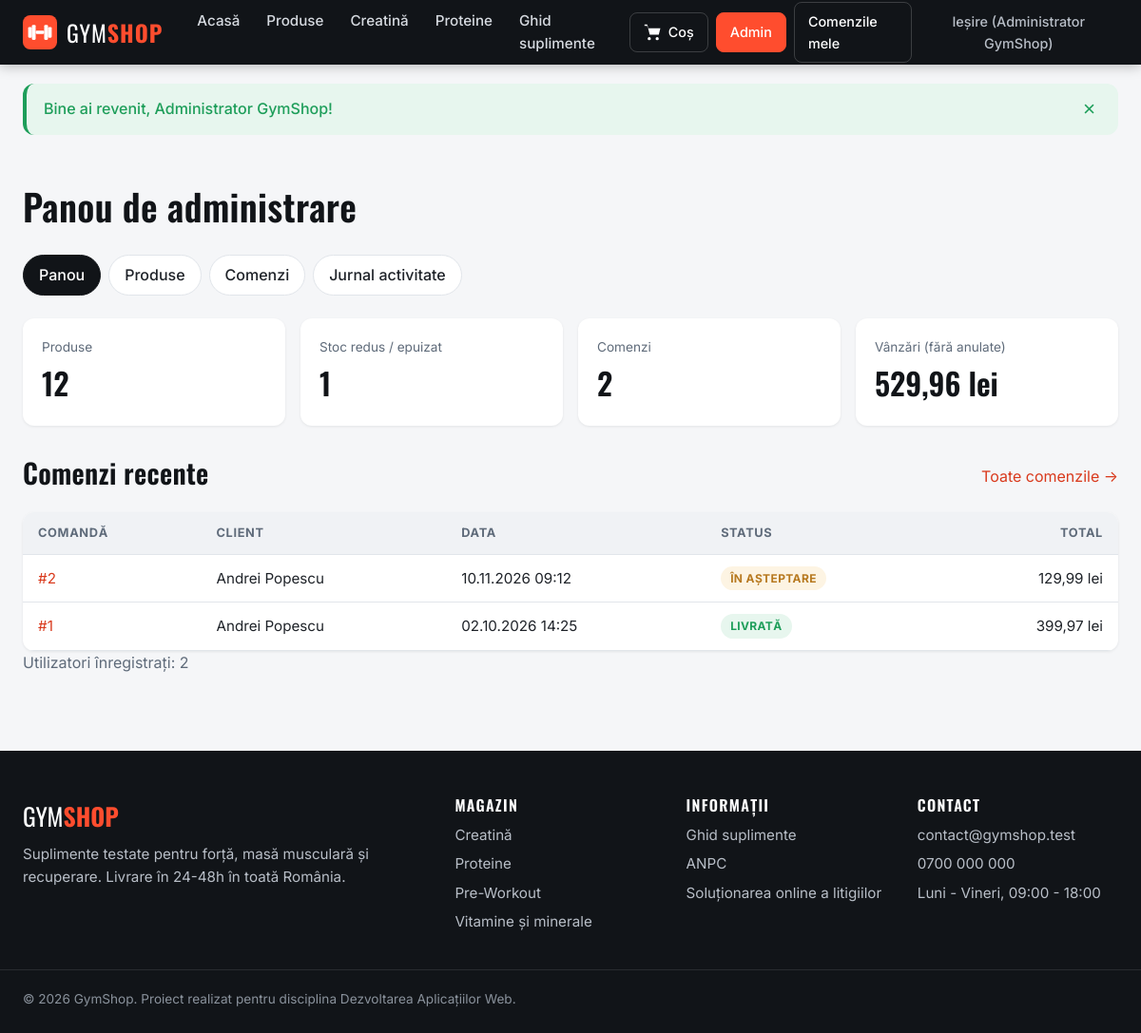
The page /admin (signed in) on the database its author committed.
### tables this page shows
CREATE TABLE orders (
    id               INT UNSIGNED AUTO_INCREMENT PRIMARY KEY,
    user_id          INT UNSIGNED NOT NULL,
    status           ENUM ('pending', 'processing', 'shipped', 'delivered', 'cancelled') NOT NULL DEFAULT 'pending',
    shipping_address VARCHAR(255) NOT NULL,
    phone            VARCHAR(20)  NOT NULL,
    created_at       DATETIME     NOT NULL DEFAULT CURRENT_TIMESTAMP,
    CONSTRAINT fk_orders_user FOREIGN KEY (user_id) REFERENCES users (id)
);

CREATE TABLE users (
    id            INT UNSIGNED AUTO_INCREMENT PRIMARY KEY,
    role_id       TINYINT UNSIGNED NOT NULL,
    full_name     VARCHAR(100)     NOT NULL,
    email         VARCHAR(150)     NOT NULL,
    password_hash VARCHAR(255)     NOT NULL,
    created_at    DATETIME         NOT NULL DEFAULT CURRENT_TIMESTAMP,
    CONSTRAINT uq_users_email UNIQUE (email),
    CONSTRAINT fk_users_role FOREIGN KEY (role_id) REFERENCES roles (id)
);

### app/Core/View.php (called while the page is built, shortened)
<?php
final class View
{
    public static function render(string $view, array $data = [], ?string $layout = 'layouts/main'): string
    {
        $content = self::renderFile($view, $data);
        return self::renderFile($layout, array_merge(self::getSharedData(), $data, ['content' => $content]));
    }
    private static function getSharedData(): array
    {
        $session = new Session();
        return [
            'appName' => Config::get('app.name', 'GymShop'),
            'currentUser' => (new Auth($session))->user(),
            'cartCount' => Cart::fromSession()->getTotalQuantity(),
            'flashMessages' => $session->pullFlashMessages(),
        ];
    }
    public static function renderFile(string $view, array $data = []): string
    {
        $file = BASE_PATH . '/app/Views/' . $view . '.php';
        extract($data, EXTR_SKIP);
        require $file;
        return (string) ob_get_clean();
    }
}

### app/Controllers/Admin/AdminController.php (called while the page is built, shortened)
<?php
abstract class AdminController extends Controller
{
    protected function renderAdmin(string $view, string $activeSection, array $data = [], int $statusCode = 200): void
    {
        $this->render($view, array_merge($data, ['activeSection' => $activeSection]), $statusCode);
    }
}

### app/Controllers/Admin/AdminDashboardController.php (called while the page is built, shortened)
<?php
final class AdminDashboardController extends AdminController
{
    public function index(): void
    {
        $pdo = Database::getConnection();
        $productRepository = new ProductRepository($pdo);
        $orderRepository = new OrderRepository($pdo);
        $userRepository = new UserRepository($pdo);
        $this->renderAdmin('admin/dashboard', 'dashboard', [
            'pageTitle' => 'Panou de administrare',
            'productCount' => $productRepository->countAll(),
            'lowStockCount' => $productRepository->countLowStock(),
            'orderCount' => $orderRepository->countAll(),
            'userCount' => $userRepository->countAll(),
            'revenue' => $orderRepository->getTotalRevenue(),
            'recentOrders' => array_slice($orderRepository->findAll(), 0, 5),
        ]);
    }
}

### app/Core/Router.php (called while the page is built, shortened)
<?php
final class Router
{
    private array $routes = [];
    public function addRoute(string $method, string $path, array $handler): void
    {
        $pattern = preg_replace('#\{([a-zA-Z]+)\}#', '(?P<$1>[^/]+)', $path);
        $this->routes[] = [
            'method' => strtoupper($method),
            'path' => $path,
            'pattern' => '#^' . $pattern . '$#',
            'handler' => $handler,
        ];
    }
    public function match(string $method, string $path): array
    {
        foreach ($this->routes as $route) {
            if ($route['method'] !== strtoupper($method)) {
                continue;
            }
            if (preg_match($route['pattern'], $path, $matches) === 1) {
                $params = array_filter($matches, 'is_string', ARRAY_FILTER_USE_KEY);
                return ['handler' => $route['handler'], 'params' => array_map('urldecode', $params)];
            }
        }
        throw new NotFoundException();
    }
    public function dispatch(Request $request): void
    {
        $route = $this->match($request->getMethod(), $request->getPath());
        [$controllerClass, $action] = $route['handler'];
        $controller = new $controllerClass($request);
        $controller->$action(...array_values($route['params']));
    }
}

### public/index.php (called while the page is built, shortened)
<?php
$router = new Router();
$request = Request::fromGlobals((string) Config::get('app.baseUrl', ''));
try {
    $router->dispatch($request);
} catch (Throwable $exception) {
    ErrorHandler::handle($exception, $request);
}

### app/helpers.php (called while the page is built, shortened)
<?php
if (!function_exists('e')) {
    function e(string|int|float|null $value): string
    {
        return htmlspecialchars((string) $value, ENT_QUOTES | ENT_SUBSTITUTE, 'UTF-8');
    }
}
if (!function_exists('url')) {
    function url(string $path = '/'): string
    {
        $baseUrl = rtrim((string) Config::get('app.baseUrl', ''), '/');
        return $baseUrl . '/' . ltrim($path, '/');
    }
}
if (!function_exists('formatPrice')) {
    function formatPrice(float $amount): string
    {
        return number_format($amount, 2, ',', '.') . ' lei';
    }
}

### app/Core/Config.php (called while the page is built, shortened)
<?php
final class Config
{
    private static array $items = [];
    public static function load(array $items): void
    {
        self::$items = $items;
    }
    public static function get(string $key, mixed $default = null): mixed
    {
        $value = self::$items;
        foreach (explode('.', $key) as $segment) {
            $value = $value[$segment];
        }
        return $value;
    }
    public static function set(string $key, mixed $value): void
    {
        $current = &self::$items;
    }
}

### app/Models/Order.php (called while the page is built, shortened)
<?php
class Order extends Model
{
    public function __construct(
        ?int $id,
        private int $userId,
        private string $status,
        private string $shippingAddress,
        private string $phone,
        private ?string $createdAt = null,
        private float $total = 0.0,
        private ?string $customerName = null,
        private ?string $customerEmail = null
    ) {
        $this->id = $id;
    }
    public function getStatus(): string
    {
        return $this->status;
    }
    public function getStatusLabel(): string
    {
        return self::STATUS_LABELS[$this->status] ?? $this->status;
    }
    public function getCreatedAt(): ?string
    {
        return $this->createdAt;
    }
    public function getCustomerName(): ?string
    {
        return $this->customerName;
    }
    public function getTotal(): float
    {
        return round($this->total, 2);
    }
}

### app/Repositories/OrderRepository.php (called while the page is built, shortened)
<?php
class OrderRepository extends BaseRepository
{
    public function findAll(): array
    {
        $statement = $this->pdo->query(self::SELECT_WITH_TOTAL . self::GROUP_BY . ' ORDER BY o.created_at DESC, o.id DESC');
        return $this->mapRows($statement->fetchAll());
    }
}

### app/Models/Model.php (called while the page is built, shortened)
<?php
abstract class Model
{
    protected ?int $id = null;
    public function getId(): ?int
    {
        return $this->id;
    }
}

### app/Views/admin/dashboard.php (the view, shortened to what this page needs)
<div class="container">
    <header class="page-header">
        <h1>Panou de administrare</h1>
    </header>
    <?= App\Core\View::renderFile('admin/partials/nav', ['activeSection' => $activeSection]) ?>
    <div class="stats-grid">
        <div class="stat-card">
            <span class="stat-card__label">Produse</span>
            <span class="stat-card__value"><?= e($productCount) ?></span>
        </div>
        <div class="stat-card">
            <span class="stat-card__label">Stoc redus / epuizat</span>
            <span class="stat-card__value"><?= e($lowStockCount) ?></span>
        </div>
        <div class="stat-card">
            <span class="stat-card__label">Comenzi</span>
            <span class="stat-card__value"><?= e($orderCount) ?></span>
        </div>
        <div class="stat-card">
            <span class="stat-card__label">Vânzări (fără anulate)</span>
            <span class="stat-card__value"><?= e(formatPrice($revenue)) ?></span>
        </div>
    </div>
    <section aria-labelledby="recent-orders-title">
        <div class="section-header">
            <h2 id="recent-orders-title">Comenzi recente</h2>
            <a href="<?= url('/admin/orders') ?>">Toate comenzile &rarr;</a>
        </div>
        <div class="table-wrapper">
            <table class="table table--responsive">
                <thead>
                <tr>
                    <th scope="col">Comandă</th>
                    <th scope="col">Client</th>
                    <th scope="col">Data</th>
                    <th scope="col">Status</th>
                    <th scope="col" class="numeric">Total</th>
                </tr>
                </thead>
                <tbody>
                <?php foreach ($recentOrders as $order): ?>
                    <tr>
                        <td data-label="Comandă"><a href="<?= url('/orders/' . $order->getId()) ?>">#<?= e($order->getId()) ?></a></td>
                        <td data-label="Client"><?= e($order->getCustomerName()) ?></td>
                        <td data-label="Data"><?= e(date('d.m.Y H:i', strtotime((string) $order->getCreatedAt()))) ?></td>
                        <td data-label="Status"><span class="badge badge--status-<?= e($order->getStatus()) ?>"><?= e($order->getStatusLabel()) ?></span></td>
                        <td data-label="Total" class="numeric"><?= e(formatPrice($order->getTotal())) ?></td>
                    </tr>
                <?php endforeach; ?>
                </tbody>
            </table>
        </div>
        <p class="text-muted">Utilizatori înregistrați: <?= e($userCount) ?></p>
    </section>
</div>

### public/assets/css/main.css (style rules this page uses)
:root { --color-ink: #111418; --color-ink-soft: #1c2027; --color-background: #f5f6f8; --color-surface: #ffffff; --color-text: #1f2329; --color-muted: #5f6b7a; --color-border: #e1e5ea; --color-accent: #ff4d2e; --color-accent-dark: #d93a1d; --color-accent-soft: #fff0ec; --color-success: #1e9e5a; --color-success-soft: #e7f6ee; --color-warning: #b7791f; --color-warning-soft: #fdf4e3; --color-danger: #d93636; --color-danger-soft: #fdecec; --color-info-soft: #e8f1fd; --font-body: "Inter", system-ui, -apple-system, "Segoe UI", Roboto, sans-serif; --font-heading: "Oswald", "Arial Narrow", Arial, sans-serif; --radius-small: 8px; --radius: 12px; --radius-large: 20px; --shadow-small: 0 1px 3px rgba(17, 20, 24, 0.08); --shadow: 0 8px 24px rgba(17, 20, 24, 0.08); --shadow-large: 0 18px 40px rgba(17, 20, 24, 0.16); --container-width: 1200px; --header-height: 68px; --transition: 0.2s ease; }
*, *::before, *::after { box-sizing: border-box; }
html { scroll-behavior: smooth; }
body { margin: 0; min-height: 100vh; display: flex; flex-direction: column; font-family: var(--font-body); font-size: 16px; line-height: 1.6; color: var(--color-text); background-color: var(--color-background); }
h1, h2, h3, h4 { font-family: var(--font-heading); font-weight: 600; line-height: 1.2; letter-spacing: 0.01em; margin: 0 0 0.6em; color: var(--color-ink); }
h1 { font-size: 2.4rem; }
h2 { font-size: 1.8rem; }
p { margin: 0 0 1em; }
a { color: var(--color-accent-dark); text-decoration: none; transition: color var(--transition); }
.container { width: 100%; max-width: var(--container-width); margin: 0 auto; padding: 0 24px; }
.section-header { display: flex; align-items: flex-end; justify-content: space-between; gap: 16px; margin-bottom: 24px; }
.section-header h2 { margin: 0; }
.text-muted { color: var(--color-muted); }

### public/assets/css/components.css (style rules this page uses)
.page-header { padding: 40px 0 24px; }
.page-header h1 { margin-bottom: 4px; }
.badge { display: inline-block; padding: 3px 10px; border-radius: 999px; font-size: 0.75rem; font-weight: 700; letter-spacing: 0.03em; text-transform: uppercase; background-color: var(--color-accent-soft); color: var(--color-accent-dark); }
.badge--status-pending { background-color: var(--color-warning-soft); color: var(--color-warning); }
.badge--status-delivered { background-color: var(--color-success-soft); color: var(--color-success); }
.table-wrapper { width: 100%; overflow-x: auto; border-radius: var(--radius); background-color: var(--color-surface); box-shadow: var(--shadow-small); }
.table { width: 100%; border-collapse: collapse; font-size: 0.95rem; }
.table th, .table td { padding: 12px 16px; text-align: left; border-bottom: 1px solid var(--color-border); vertical-align: middle; }
.table th { background-color: #f0f2f5; font-size: 0.8rem; font-weight: 700; letter-spacing: 0.05em; text-transform: uppercase; color: var(--color-muted); }
.table .numeric { text-align: right; white-space: nowrap; }
.stats-grid { display: grid; grid-template-columns: repeat(4, 1fr); gap: 16px; margin-bottom: 32px; }
.stat-card { padding: 20px; border-radius: var(--radius); background-color: var(--color-surface); box-shadow: var(--shadow-small); }
.stat-card__label { display: block; font-size: 0.85rem; color: var(--color-muted); }
.stat-card__value { display: block; font-family: var(--font-heading); font-size: 2rem; font-weight: 600; color: var(--color-ink); }

### rows shown on the page
orders: id "2", user.full_name "Andrei Popescu", created_at "10.11.2026 09:12", status "ÎN AȘTEPTARE", Total "129,99 lei"
orders: id "1", user.full_name "Andrei Popescu", created_at "02.10.2026 14:25", status "LIVRATĂ", Total "399,97 lei"

### other values the page prints
$currentUser['name'] "Administrator GymShop"
$flash['message'] "Bine ai revenit, Administrator GymShop!"
$section['label'] "Panou"
$section['label'] "Produse"
$section['label'] "Comenzi"
$section['label'] "Jurnal activitate"
$productCount "12"
$lowStockCount "1"
$orderCount "2"
formatPrice($revenue) "529,96 lei"
$userCount "2"
